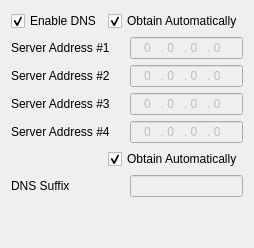
     <widget class="QWidget" name="tabNameResolution" >
      <attribute name="title" >
       <string>NameResolution</string>
      </attribute>
      <layout class="QGridLayout" >
       <item row="0" column="0" colspan="2" >
        <layout class="QHBoxLayout" >
         <item>
          <widget class="QCheckBox" name="checkBoxDNSEnable" >
           <property name="text" >
            <string>Enable DNS</string>
           </property>
           <property name="checked" >
            <bool>true</bool>
           </property>
          </widget>
         </item>
         <item>
          <widget class="QCheckBox" name="checkBoxDNSAuto" >
           <property name="text" >
            <string>Obtain Automatically</string>
           </property>
           <property name="checked" >
            <bool>true</bool>
           </property>
          </widget>
         </item>
        </layout>
       </item>
       <item row="1" column="0" colspan="2" >
        <layout class="QHBoxLayout" >
         <item>
          <widget class="QLabel" name="textLabelDNSServer1" >
           <property name="text" >
            <string>Server Address #1</string>
           </property>
           <property name="wordWrap" >
            <bool>false</bool>
           </property>
          </widget>
         </item>
         <item>
          <widget class="QLineEdit" name="lineEditDNSServer1" >
           <property name="enabled" >
            <bool>false</bool>
           </property>
           <property name="sizePolicy" >
            <sizepolicy vsizetype="Fixed" hsizetype="Preferred" >
             <horstretch>0</horstretch>
             <verstretch>0</verstretch>
            </sizepolicy>
           </property>
           <property name="inputMask" >
            <string>009 . 009 . 009 . 009; </string>
           </property>
           <property name="text" >
            <string>0 . 0 . 0 . 0</string>
           </property>
           <property name="alignment" >
            <set>Qt::AlignHCenter</set>
           </property>
          </widget>
         </item>
        </layout>
       </item>
       <item row="2" column="0" colspan="2" >
        <layout class="QHBoxLayout" >
         <item>
          <widget class="QLabel" name="textLabelDNSServer2" >
           <property name="text" >
            <string>Server Address #2</string>
           </property>
           <property name="wordWrap" >
            <bool>false</bool>
           </property>
          </widget>
         </item>
         <item>
          <widget class="QLineEdit" name="lineEditDNSServer2" >
           <property name="enabled" >
            <bool>false</bool>
           </property>
           <property name="sizePolicy" >
            <sizepolicy vsizetype="Fixed" hsizetype="Preferred" >
             <horstretch>0</horstretch>
             <verstretch>0</verstretch>
            </sizepolicy>
           </property>
           <property name="inputMask" >
            <string>009 . 009 . 009 . 009; </string>
           </property>
           <property name="text" >
            <string>0 . 0 . 0 . 0</string>
           </property>
           <property name="alignment" >
            <set>Qt::AlignHCenter</set>
           </property>
          </widget>
         </item>
        </layout>
       </item>
       <item row="3" column="0" colspan="2" >
        <layout class="QHBoxLayout" >
         <item>
          <widget class="QLabel" name="textLabelDNSServer3" >
           <property name="text" >
            <string>Server Address #3</string>
           </property>
           <property name="wordWrap" >
            <bool>false</bool>
           </property>
          </widget>
         </item>
         <item>
          <widget class="QLineEdit" name="lineEditDNSServer3" >
           <property name="enabled" >
            <bool>false</bool>
           </property>
           <property name="sizePolicy" >
            <sizepolicy vsizetype="Fixed" hsizetype="Preferred" >
             <horstretch>0</horstretch>
             <verstretch>0</verstretch>
            </sizepolicy>
           </property>
           <property name="inputMask" >
            <string>009 . 009 . 009 . 009; </string>
           </property>
           <property name="text" >
            <string>0 . 0 . 0 . 0</string>
           </property>
           <property name="alignment" >
            <set>Qt::AlignHCenter</set>
           </property>
          </widget>
         </item>
        </layout>
       </item>
       <item row="4" column="0" colspan="2" >
        <layout class="QHBoxLayout" >
         <item>
          <widget class="QLabel" name="textLabelDNSServer4" >
           <property name="text" >
            <string>Server Address #4</string>
           </property>
           <property name="wordWrap" >
            <bool>false</bool>
           </property>
          </widget>
         </item>
         <item>
          <widget class="QLineEdit" name="lineEditDNSServer4" >
           <property name="enabled" >
            <bool>false</bool>
           </property>
           <property name="sizePolicy" >
            <sizepolicy vsizetype="Fixed" hsizetype="Preferred" >
             <horstretch>0</horstretch>
             <verstretch>0</verstretch>
            </sizepolicy>
           </property>
           <property name="inputMask" >
            <string>009 . 009 . 009 . 009; </string>
           </property>
           <property name="text" >
            <string>0 . 0 . 0 . 0</string>
           </property>
           <property name="alignment" >
            <set>Qt::AlignHCenter</set>
           </property>
          </widget>
         </item>
        </layout>
       </item>
       <item row="5" column="1" >
        <widget class="QCheckBox" name="checkBoxSuffixAuto" >
         <property name="text" >
          <string>Obtain Automatically</string>
         </property>
         <property name="checked" >
          <bool>true</bool>
         </property>
        </widget>
       </item>
       <item row="6" column="0" colspan="2" >
        <layout class="QHBoxLayout" >
         <item>
          <widget class="QLabel" name="textLabelDNSSuffix" >
           <property name="text" >
            <string>DNS Suffix</string>
           </property>
           <property name="wordWrap" >
            <bool>false</bool>
           </property>
          </widget>
         </item>
         <item>
          <widget class="QLineEdit" name="lineEditDNSSuffix" >
           <property name="enabled" >
            <bool>false</bool>
           </property>
           <property name="sizePolicy" >
            <sizepolicy vsizetype="Fixed" hsizetype="Preferred" >
             <horstretch>0</horstretch>
             <verstretch>0</verstretch>
            </sizepolicy>
           </property>
          </widget>
         </item>
        </layout>
       </item>
       <item row="7" column="0" >
        <spacer>
         <property name="orientation" >
          <enum>Qt::Vertical</enum>
         </property>
         <property name="sizeHint" stdset="0" >
          <size>
           <width>20</width>
           <height>40</height>
          </size>
         </property>
        </spacer>
       </item>
      </layout>
     </widget>
